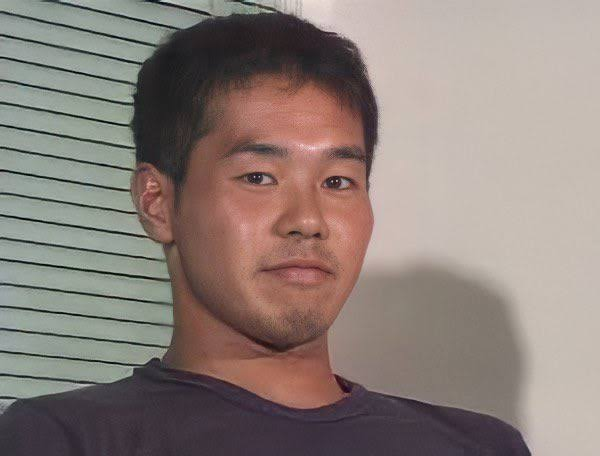
#> input picture yaju.jpg, 600 x 456 px
$ python make.py
#> lines starting #> are read from the running program, lines starting #| are printed output that depends on the picture
from PIL import Image
import numpy as np

# 画像のパス
image_path = "./yaju.jpg"

# 画像を開く
img = Image.open(image_path)
#> img is the input picture: PIL image 600x456 RGB; mean R, G, B 141.2, 128.1, 122.1

# 画像をグレースケールに変換
img = img.convert("L")
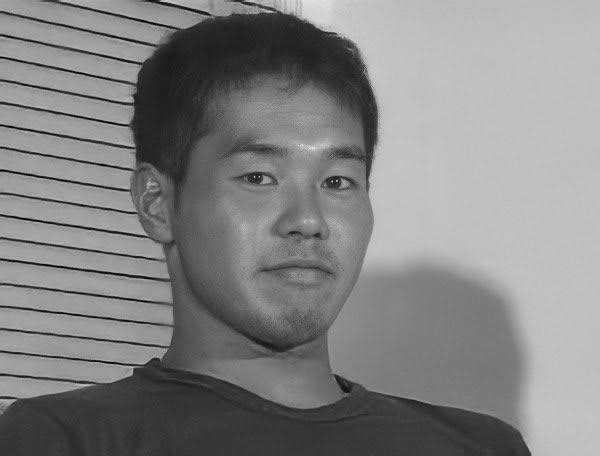
#> img: PIL image 600x456 L; min 0, max 233, mean 131.4

# 画像のサイズを縮小（ASCIIアートに適したサイズにする）
width, height = img.size
#> width = 600; height = 456
aspect_ratio = height / width
#> aspect_ratio = 0.76
new_width = 100  # 出力サイズの調整
new_height = int(aspect_ratio * new_width * 0.55)  # ASCIIの縦横比を調整
#> new_height = 41
img = img.resize((new_width, new_height))
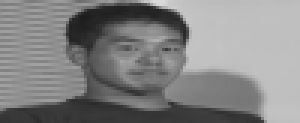
#> img: PIL image 100x41 L (shown 3 times larger); min 29, max 219, mean 131.4

# ASCIIアート用の文字セット（濃淡に応じて）
ascii_chars = "@%#*+=-:. "

# ピクセル値をASCII文字に変換
pixels = np.array(img)
ascii_image = "\n".join(
    "".join(ascii_chars[pixel // 32] for pixel in row) for row in pixels
)

# 結果を出力
ascii_image
